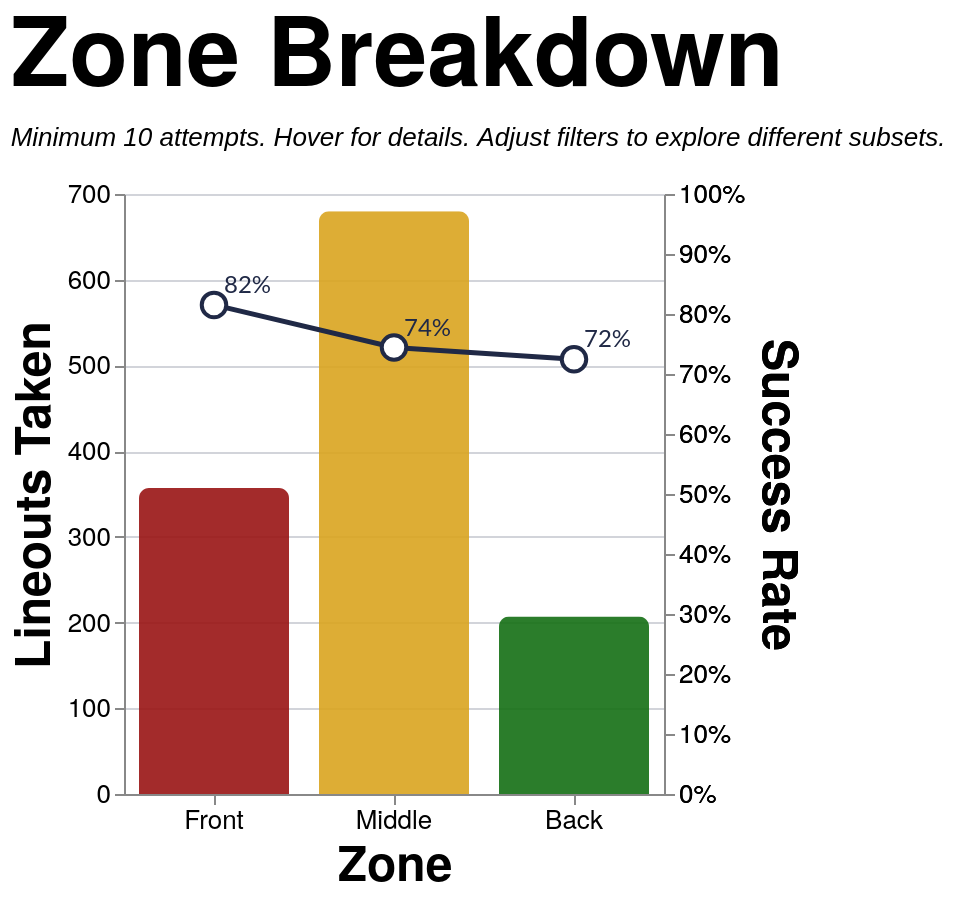

Vega-Lite specification for this chart:
### Vega-Lite specification from a JSON file in a GitHub repository (floating-point values rounded to 4 significant figures; data arrays with more than 128 entries replaced by an {"elided": "..."} marker saying what was removed)
{"config": {"axis": {"labelFont": "PT Sans Narrow, Helvetica Neue, Helvetica, Arial, sans-serif", "titleFont": "PT Sans Narrow, Helvetica Neue, Helvetica, Arial, sans-serif", "labelFontSize": 13, "titleFontSize": 24, "gridColor": "#202947", "gridOpacity": 0.2, "zindex": 1}, "text": {"font": "Lato, sans-serif"}, "bar": {"cornerRadiusEnd": 5}, "header": {"labelFont": "PT Sans Narrow, Helvetica Neue, Helvetica, Arial, sans-serif", "titleFont": "PT Sans Narrow, Helvetica Neue, Helvetica, Arial, sans-serif", "labelFontSize": 24, "titleFontSize": 28, "labelFontWeight": "bold", "orient": "left"}, "legend": {"labelFont": "PT Sans Narrow, Helvetica Neue, Helvetica, Arial, sans-serif", "titleFont": "PT Sans Narrow, Helvetica Neue, Helvetica, Arial, sans-serif", "labelFontSize": 14, "titleFontSize": 16, "titlePadding": 5, "fillColor": "white", "strokeColor": "black", "padding": 10, "titleFontWeight": "lighter", "titleFontStyle": "italic", "titleColor": "gray", "offset": 10}, "title": {"font": "PT Sans Narrow, Helvetica Neue, Helvetica, Arial, sans-serif", "fontSize": 48, "fontWeight": "bold", "anchor": "start", "align": "center", "titlePadding": 20, "subtitlePadding": 10, "subtitleFontSize": 13, "subtitleColor": "", "subtitleFontStyle": "italic", "offset": 15, "color": "black"}, "axisX": {"labelAngle": 0}, "facet": {"title": null, "header": null, "align": {"row": "each", "column": "each"}, "spacing": 10}, "resolve": {"scale": {"y": "independent", "facet": "independent"}}, "background": "transparent", "scale": {"offsetBandPaddingOuter": 0.2, "offsetBandPaddingInner": 0.1}, "view": {"stroke": null, "background": "transparent"}}, "layer": [{"mark": {"type": "bar", "opacity": 0.9, "size": 75}, "encoding": {"color": {"field": "area", "legend": null, "scale": {"domain": ["Front", "Middle", "Back"], "range": ["#991515", "goldenrod", "#146f14"]}, "type": "nominal"}, "stroke": {"value": "transparent"}, "tooltip": [{"field": "area", "title": "Zone", "type": "nominal"}, {"field": "attempts", "format": ",.0f", "title": "Attempts", "type": "quantitative"}, {"field": "won", "format": ",.0f", "title": "Won", "type": "quantitative"}, {"field": "success_rate", "format": ".1%", "title": "Success Rate", "type": "quantitative"}], "x": {"axis": {"labelAngle": 0}, "field": "area", "sort": ["Front", "Middle", "Back"], "title": "Zone", "type": "nominal"}, "y": {"field": "attempts", "title": "Lineouts Taken", "type": "quantitative"}}, "transform": [{"filter": "(loSquad == 'All' || datum.squad == loSquad) && (loSeason == 'All' || datum.season == loSeason) && (loGameType == 'All' || (loGameType == 'League + Cup' && (datum.game_type == 'League' || datum.game_type == 'Cup')) || (loGameType == 'League only' && datum.game_type == 'League') || datum.game_type == loGameType) && (loThrower == 'All' || datum.thrower == loThrower) && (loJumper == 'All' || datum.jumper == loJumper) && (loArea == 'All' || datum.area == loArea) && (loNumbers == 'All' || datum.numbers == loNumbers)"}, {"aggregate": [{"op": "count", "as": "attempts"}, {"op": "sum", "field": "won", "as": "won"}], "groupby": ["area"]}, {"filter": "datum.attempts >= 10"}, {"calculate": "datum.won / datum.attempts", "as": "success_rate"}]}, {"mark": {"type": "line", "point": {"fill": "white", "filled": false, "size": 150, "stroke": "#202946"}, "stroke": "#202946", "strokeWidth": 2.5}, "encoding": {"tooltip": [{"field": "area", "title": "Zone", "type": "nominal"}, {"field": "attempts", "format": ",.0f", "title": "Attempts", "type": "quantitative"}, {"field": "won", "format": ",.0f", "title": "Won", "type": "quantitative"}, {"field": "success_rate", "format": ".1%", "title": "Success Rate", "type": "quantitative"}], "x": {"axis": {"labelAngle": 0}, "field": "area", "sort": ["Front", "Middle", "Back"], "title": "Zone", "type": "nominal"}, "y": {"axis": {"format": "%", "orient": "right"}, "field": "success_rate", "scale": {"domain": [0, 1]}, "title": "Success Rate", "type": "quantitative"}}, "transform": [{"filter": "(loSquad == 'All' || datum.squad == loSquad) && (loSeason == 'All' || datum.season == loSeason) && (loGameType == 'All' || (loGameType == 'League + Cup' && (datum.game_type == 'League' || datum.game_type == 'Cup')) || (loGameType == 'League only' && datum.game_type == 'League') || datum.game_type == loGameType) && (loThrower == 'All' || datum.thrower == loThrower) && (loJumper == 'All' || datum.jumper == loJumper) && (loArea == 'All' || datum.area == loArea) && (loNumbers == 'All' || datum.numbers == loNumbers)"}, {"aggregate": [{"op": "count", "as": "attempts"}, {"op": "sum", "field": "won", "as": "won"}], "groupby": ["area"]}, {"filter": "datum.attempts >= 10"}, {"calculate": "datum.won / datum.attempts", "as": "success_rate"}]}, {"mark": {"type": "text", "align": "left", "baseline": "middle", "color": "#202946", "dx": 5, "dy": -10, "fontSize": 12}, "encoding": {"text": {"field": "success_rate", "format": ".0%", "type": "quantitative"}, "x": {"axis": {"labelAngle": 0}, "field": "area", "sort": ["Front", "Middle", "Back"], "title": "Zone", "type": "nominal"}, "y": {"axis": {"format": "%", "orient": "right"}, "field": "success_rate", "scale": {"domain": [0, 1]}, "title": "Success Rate", "type": "quantitative"}}, "transform": [{"filter": "(loSquad == 'All' || datum.squad == loSquad) && (loSeason == 'All' || datum.season == loSeason) && (loGameType == 'All' || (loGameType == 'League + Cup' && (datum.game_type == 'League' || datum.game_type == 'Cup')) || (loGameType == 'League only' && datum.game_type == 'League') || datum.game_type == loGameType) && (loThrower == 'All' || datum.thrower == loThrower) && (loJumper == 'All' || datum.jumper == loJumper) && (loArea == 'All' || datum.area == loArea) && (loNumbers == 'All' || datum.numbers == loNumbers)"}, {"aggregate": [{"op": "count", "as": "attempts"}, {"op": "sum", "field": "won", "as": "won"}], "groupby": ["area"]}, {"filter": "datum.attempts >= 10"}, {"calculate": "datum.won / datum.attempts", "as": "success_rate"}]}], "data": {"name": "data-4c30633acc041b703f4baabefe10204d"}, "height": 300, "params": [{"name": "loSquad", "value": "All"}, {"name": "loSeason", "value": "All"}, {"name": "loGameType", "value": "All"}, {"name": "loThrower", "value": "All"}, {"name": "loJumper", "value": "All"}, {"name": "loArea", "value": "All"}, {"name": "loNumbers", "value": "All"}], "resolve": {"scale": {"y": "independent"}}, "title": {"text": "Zone Breakdown", "subtitle": "Minimum 10 attempts. Hover for details. Adjust filters to explore different subsets."}, "width": {"step": 90}, "$schema": "https://vega.github.io/schema/vega-lite/v5.20.1.json", "datasets": {"data-4c30633acc041b703f4baabefe10204d": {"elided": "1247 records"}}}
